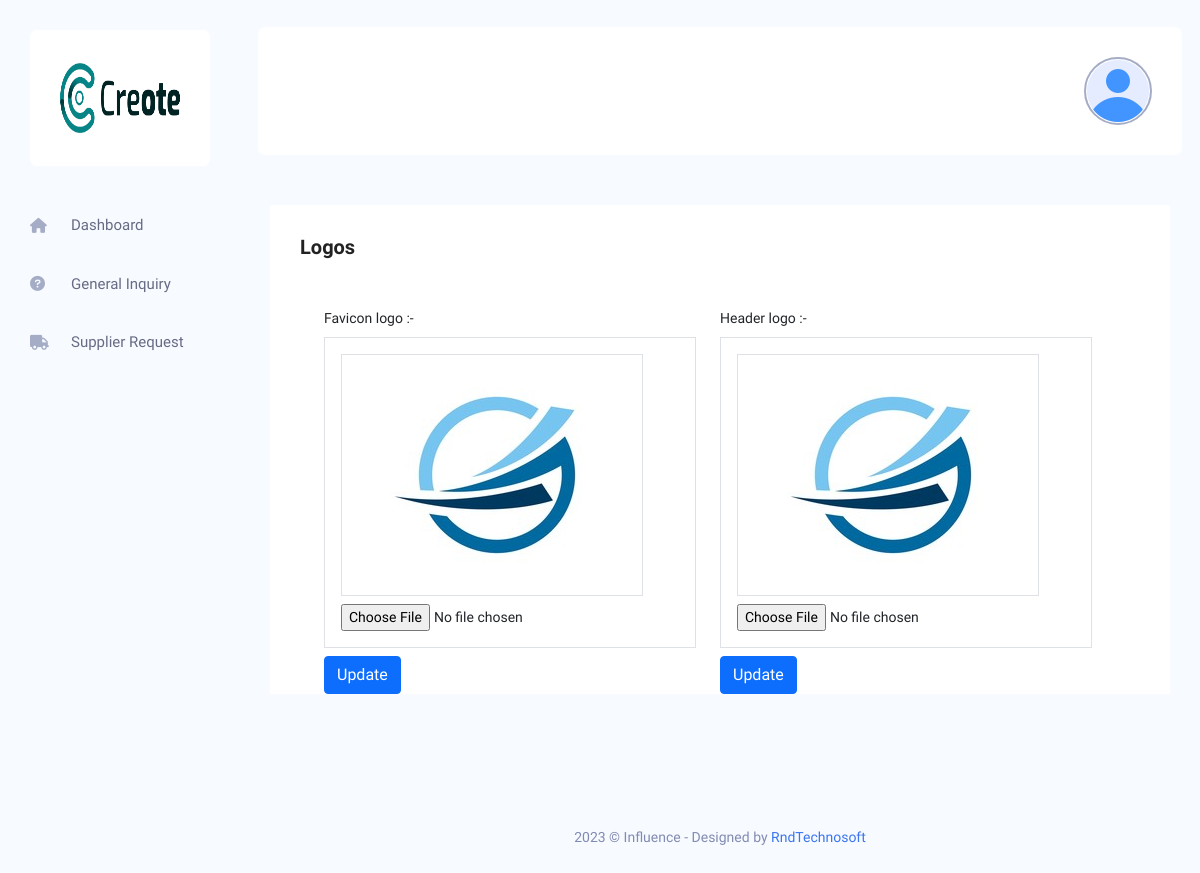
The app's page /admin/logos.php (signed in) with its own data.
### tables this page shows
CREATE TABLE `tbl_footer_setting` (
  `id` int(11) UNSIGNED NOT NULL,
  `name` varchar(190) NOT NULL,
  `logo` varchar(190) NOT NULL,
  `alt_tag` varchar(191) NOT NULL,
  `background_image` text NOT NULL,
  `alt_tag1` varchar(191) NOT NULL,
  `about_us_des` varchar(250) NOT NULL,
  `facebook_link` varchar(191) NOT NULL,
  `twitter_link` varchar(191) NOT NULL,
  `instagram_link` varchar(191) NOT NULL,
  `youtube_link` varchar(191) NOT NULL,
  `create_at` timestamp NOT NULL DEFAULT current_timestamp(),
  `update_at` timestamp NULL DEFAULT NULL ON UPDATE current_timestamp()
);

CREATE TABLE `tbl_logo` (
  `id` int(11) UNSIGNED NOT NULL,
  `favicon_logo` varchar(190) DEFAULT NULL,
  `fav_alt` varchar(191) DEFAULT NULL,
  `header_logo` varchar(190) DEFAULT NULL,
  `header_alt` varchar(190) NOT NULL,
  `footer_logo` varchar(190) DEFAULT NULL,
  `footer_alt` varchar(190) NOT NULL,
  `created_at` timestamp NULL DEFAULT current_timestamp(),
  `updated_at` timestamp NULL DEFAULT NULL ON UPDATE current_timestamp()
);

### admin/logos.php (the view, shortened to what this page needs)
<?php
include 'includes/header.php';
?>
<?php
include 'includes/side-bar.php';
include 'includes/top-bar.php';
?>
<div class="main_content_iner ">
    <div class="container-fluid plr_30 body_white_bg pt_30">
        <div class="row justify-content-center">
            <div class="col-12">
                <div class="QA_section">
                    <div class="white_box_tittle list_header">
                        <h4>Logos</h4>
                    </div>
                    <?php $select = "SELECT * FROM tbl_logo WHERE id=1";
                    $footer = mysqli_query($conn, $select);
                    $data = mysqli_fetch_assoc($footer);
                    ?>
                    <div class="col-12 col-md-12 col-lg-12">
                        <div class="container row">
                            <div class="col-md-6 mt-3">
                                <form method="post" class="" enctype="multipart/form-data">
                                    <label for="favicon_logo">Favicon logo :-</label>
                                    <div class="border p-3 mt-2 mb-2">
                                        <img src="images/icons/favicon/<?php echo $data['favicon_logo'] ?>" alt="<?php echo $data['fav_alt']; ?>" class="border" name="logo" />
                                        <input type="file" name="favicon_logo" id="favicon_logo" class="mt-2" required>
                                    </div>
                                    <button type="submit" name="favicon" class="btn btn-primary" class="mt-2">Update</button>
                                </form>
                            </div>
                            <div class="col-md-6 mt-3">
                                <form method="post" class="" enctype="multipart/form-data">
                                    <label for="header_logo">Header logo :-</label>
                                    <div class="border p-3 mt-2 mb-2">
                                        <img src="images/icons/header/<?php echo $data['header_logo'] ?>" alt="<?php echo $data['header_alt']; ?>" class="border" />
                                        <input type="file" name="header_logo" id="header_logo" class="mt-2" required>
                                    </div>
                                    <button type="submit" name="header" class="btn btn-primary" class="mt-2">Update</button>
                                </form>
                            </div>
                        </div>
                    </div>
                </div>
            </div>
        </div>
    </div>
    <?php
    include 'includes/footer.php';
    ?>

### admin/includes/side-bar.php (shortened to what this page needs)
<?php
$select = "SELECT * FROM tbl_footer_setting WHERE id = 1";
$footerl = mysqli_query($conn, $select);
$sidebarlogo = mysqli_fetch_assoc($footerl);
?>
<nav class="sidebar">
    <div class="logo d-flex justify-content-between">
        <a href="home.php"><img src="./images/footer/<?php echo $sidebarlogo['logo']; ?>" height="70" width="70" alt="<?php echo $sidebarlogo['alt_tag']; ?>"></a>
    </div>
    <ul id="sidebar_menu">
        <li class="">
            <a class="" href="home.php" aria-expanded="false">
               <i class="fa-solid fa-house"></i>
                <span>Dashboard</span>
            </a>
        </li>
         <li class="">
            <a class="" href="manage-general-inquiry.php" aria-expanded="false">
                <i class="fa-solid fa-circle-question"></i>
                <span>General Inquiry</span>
            </a>
        </li>
         <li class="">
            <a class="" href="manage-supplier-request.php" aria-expanded="false">
                <i class="fas fa-truck"></i>
                <span>Supplier Request</span>
            </a>
        </li>
    </ul>
</nav>

### records on screen
tbl_footer_setting: logo (placeholder picture)
tbl_logo: favicon_logo+fav_alt (picture), header_logo (picture)
